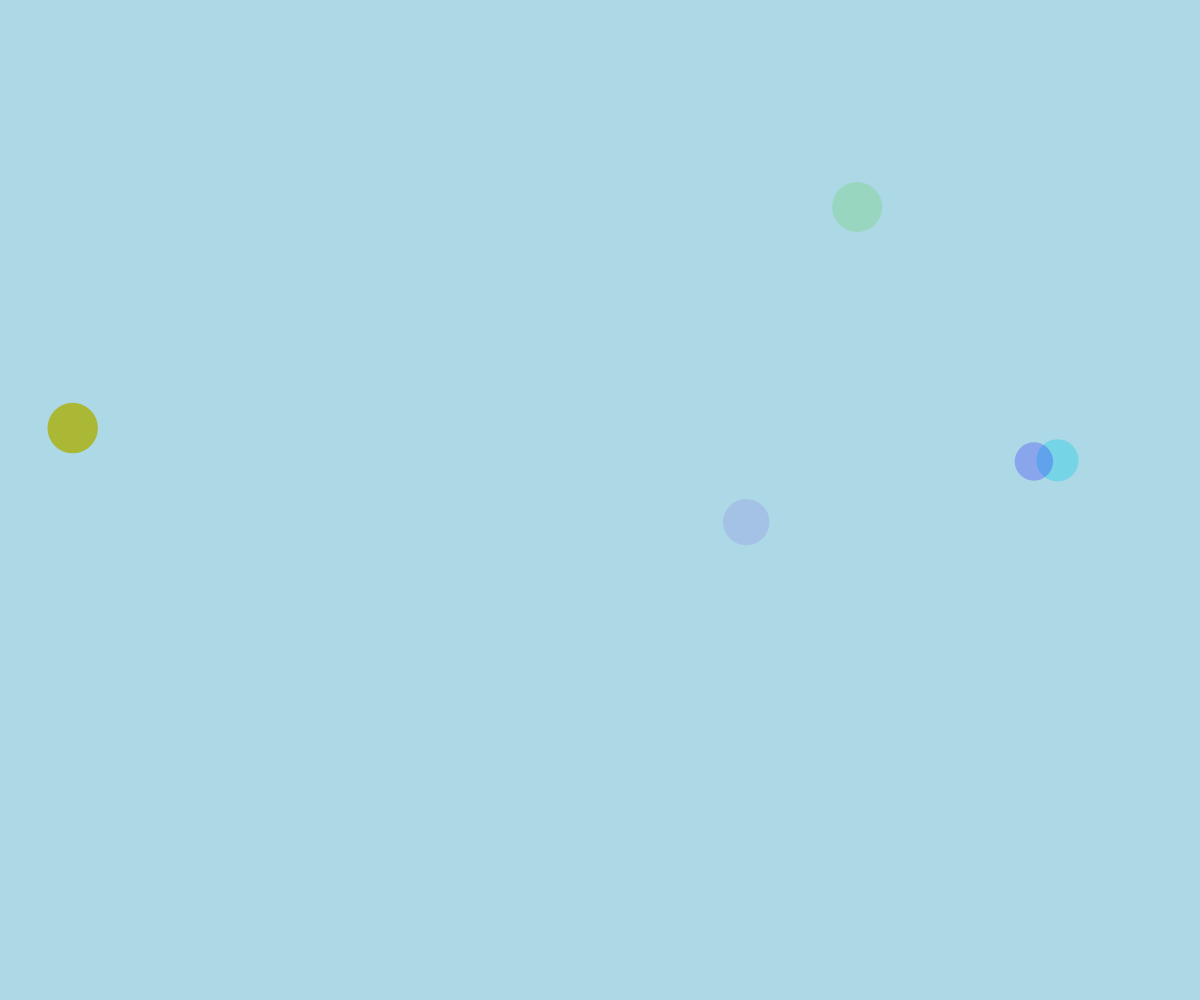
Frame 1 (no input)
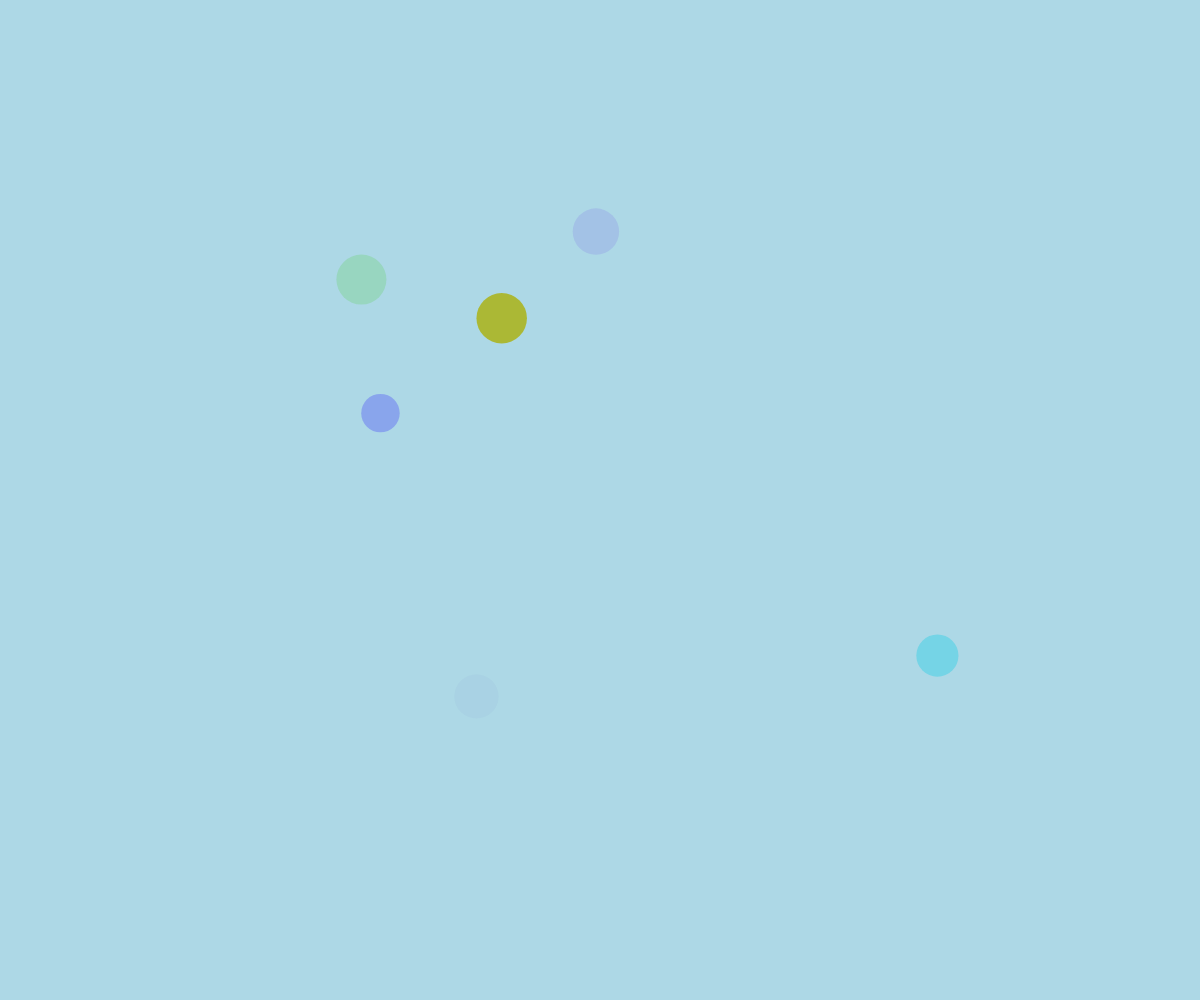
Frame 60 (no input)
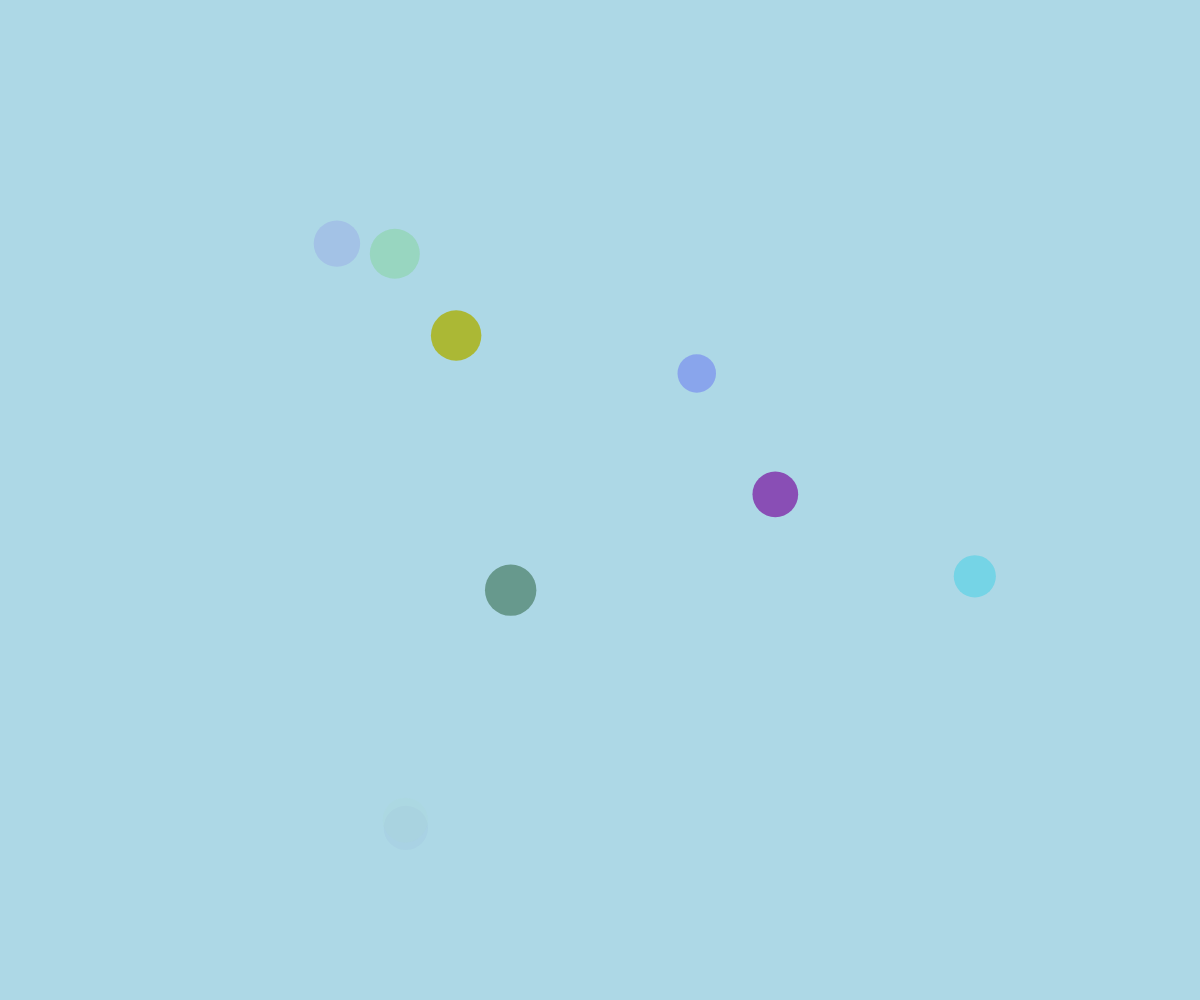
Frame 120 (the mouse pressed at the canvas centre since frame 60)

The p5.js sketch that drew these frames (run headless with seeded random() and noise() and a simulated clock; from frame 60 on, the mouse is pressed at the canvas centre):

// p5.js sketch
// ── sketch.js
// ball scene
// Your Name
// Date
//
// Extra for Experts:
// - describe what you did to take this project "above and beyond"

let ballArray =[];
// let x, y, dx, dy, radius, ballColour; 



function setup() {
  createCanvas(windowWidth, windowHeight);

  for (let i= 0; i < 5; i++){
    spawnBall();
  }
  window.setInterval(spawnBall, 1000);
}

function draw() {
  background('lightblue');
  displayBall();
  moveBall();
}

function mousePressed(){
  spawnBall();
  ballArray[ballArray.length -1].x = mouseX;
  ballArray[ballArray.length -1].y = mouseY;
}

function spawnBall(){
  // for (let i = 0; i < 100; i ++){
    let newBall = {
      x: random(width),
      y: random(height),
      radius: random(10, 30),
      ballColour: color(random(255), random(255), random(255), random(255)),
      dx: random(5,10),
      dy: random(5,10),
      xTime: random(0, 1000),
      yTime: random(0, 1000),
      timeChange: random(0.001, 0.01)
    };
    ballArray.push(newBall);
  // }
}

function moveBall() {
  for (let theBall of ballArray) {
    // theBall.x+= theBall.dx; 
    // theBall.y+= theBall.dy;
    // theBall.dx = random(-5,5);
    // theBall.dy = random(-5,5);

    theBall.x = noise(theBall.xTime) * width;
    theBall.y = noise(theBall.yTime) * height;

    theBall.xTime += theBall.timeChange;
    theBall.yTime += theBall.timeChange;
}

}


function displayBall() {
  for (let ball of ballArray){
    noStroke();
    fill(ball.ballColour);
    circle(ball.x,ball.y,ball.radius*2);
    
  }
}
